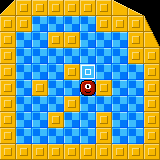

Rendered tile map (Tiled .tmx) drawn with the repository's tilesets; below, a short description and the full map source, tile grids included:
An orthogonal 10x10 tile map with 16x16 px tiles, 3 tile layers (floor, walls, items).

<map version="1.10" tiledversion="1.11.0" orientation="orthogonal" renderorder="left-up" width="10" height="10" tilewidth="16" tileheight="16" infinite="0" nextlayerid="4" nextobjectid="1">
 <editorsettings>
  <export format="defold" />
 </editorsettings>
 <properties>
  <property name="moves" type="int" value="8" />
  <property name="name" value="SO CLOSE AND YET SO FAR" />
 </properties>
 <tileset firstgid="1" source="tiles.tsx" />
 <layer id="1" name="floor" width="10" height="10">
  <data encoding="csv">
0,0,0,0,0,0,0,0,0,0,
0,0,52,52,52,52,0,0,0,0,
0,52,52,0,0,52,52,52,0,0,
0,52,52,52,52,52,52,52,0,0,
0,52,52,52,0,52,52,52,52,0,
0,52,0,52,52,52,0,52,52,0,
0,52,52,52,0,52,52,52,52,0,
0,52,52,0,52,52,0,52,52,0,
0,52,52,52,52,52,0,52,52,0,
0,0,0,0,0,0,0,0,0,0
</data>
 </layer>
 <layer id="2" name="walls" width="10" height="10">
  <data encoding="csv">
53,51,51,51,51,51,51,66,67,0,
51,51,0,0,0,0,51,51,51,78,
51,0,0,51,51,0,0,0,51,79,
51,0,0,0,0,0,0,0,51,51,
51,0,0,0,51,0,0,0,0,51,
51,0,51,0,0,0,51,0,0,51,
51,0,0,0,51,0,0,0,0,51,
51,0,0,51,0,0,51,0,0,51,
51,0,0,0,0,0,51,0,0,51,
51,51,51,51,51,51,51,51,51,51
</data>
 </layer>
 <layer id="3" name="items" width="10" height="10">
  <data encoding="csv">
0,0,0,0,0,0,0,0,0,0,
0,0,0,0,0,0,0,0,0,0,
0,0,0,0,0,0,0,0,0,0,
0,0,0,0,0,0,0,0,0,0,
0,0,0,0,0,1,0,0,0,0,
0,0,0,0,0,2,0,0,0,0,
0,0,0,0,0,0,0,0,0,0,
0,0,0,0,0,0,0,0,0,0,
0,0,0,0,0,0,0,0,0,0,
0,0,0,0,0,0,0,0,0,0
</data>
 </layer>
</map>
